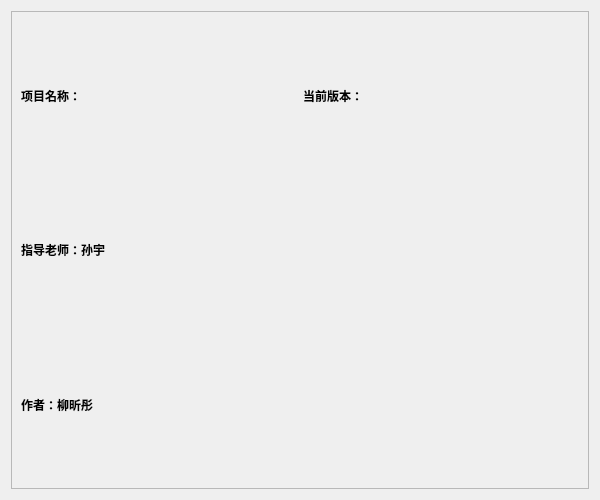
<?xml version="1.0" encoding="UTF-8"?>
<ui version="4.0">
 <class>AboutDialog</class>
 <widget class="QDialog" name="AboutDialog">
  <property name="geometry">
   <rect>
    <x>0</x>
    <y>0</y>
    <width>600</width>
    <height>500</height>
   </rect>
  </property>
  <property name="windowTitle">
   <string>Dialog</string>
  </property>
  <layout class="QHBoxLayout" name="horizontalLayout">
   <item>
    <widget class="QScrollArea" name="scrollArea">
     <property name="widgetResizable">
      <bool>true</bool>
     </property>
     <widget class="QWidget" name="scrollAreaWidgetContents">
      <property name="geometry">
       <rect>
        <x>0</x>
        <y>0</y>
        <width>586</width>
        <height>486</height>
       </rect>
      </property>
      <layout class="QGridLayout" name="gridLayout">
       <item row="0" column="0">
        <widget class="QLabel" name="nameLabel">
         <property name="font">
          <font>
           <family>Agency FB</family>
           <bold>true</bold>
          </font>
         </property>
         <property name="text">
          <string>项目名称：</string>
         </property>
        </widget>
       </item>
       <item row="1" column="0">
        <widget class="QLabel" name="teacherLabel">
         <property name="font">
          <font>
           <family>Agency FB</family>
           <bold>true</bold>
          </font>
         </property>
         <property name="text">
          <string>指导老师：孙宇</string>
         </property>
        </widget>
       </item>
       <item row="0" column="1">
        <widget class="QLabel" name="versionLabel">
         <property name="font">
          <font>
           <family>Agency FB</family>
           <bold>true</bold>
          </font>
         </property>
         <property name="text">
          <string>当前版本：</string>
         </property>
        </widget>
       </item>
       <item row="2" column="0">
        <widget class="QLabel" name="Author">
         <property name="font">
          <font>
           <family>Agency FB</family>
           <bold>true</bold>
          </font>
         </property>
         <property name="text">
          <string>作者：柳昕彤</string>
         </property>
        </widget>
       </item>
      </layout>
     </widget>
    </widget>
   </item>
  </layout>
 </widget>
 <tabstops>
  <tabstop>scrollArea</tabstop>
 </tabstops>
 <resources/>
 <connections/>
</ui>
